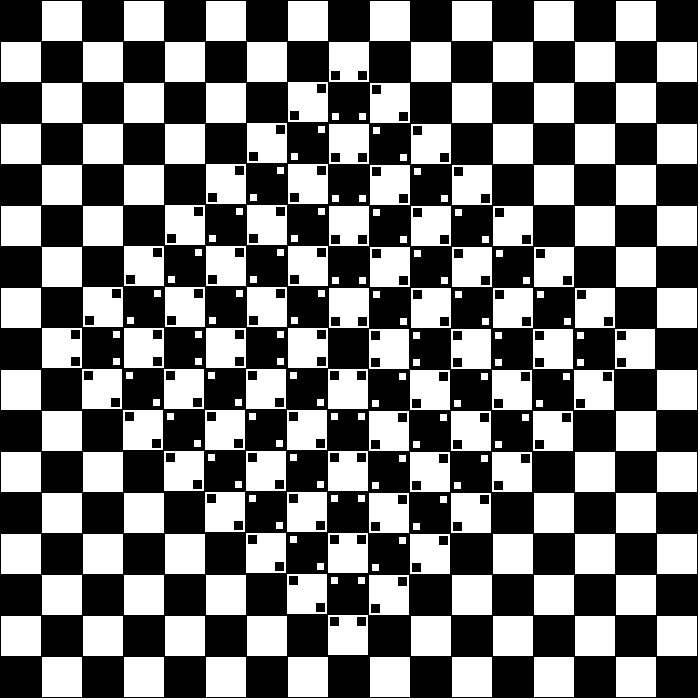
Frame 1 (no input)
Frame 60 (the mouse pressed at the canvas centre just before this capture): identical to frame 1, image omitted
Frame 120 (the mouse held since frame 60 and released just before this capture): identical to frame 1, image omitted

The Processing sketch that drew this single still picture (run headless with seeded random() and noise(); from frame 60 on, the mouse is pressed at the canvas centre):

// Processing sketch: chess
// ── chess.pde
PShape black, white, w_center, b_center, lr_black, ll_black, ll0_black, lr_white, ll_white, ll0_white, b_black, b_white;
int n = 17, n_2 = int(n/2), size = 700/n, size_2 = size/2;

void setup() {
  size(700, 700);
  color c_white = color(255, 255, 255);
  background(255, 255, 255);
  black = createShape(GROUP);
  white = createShape(GROUP);
  w_center = createShape(GROUP);
  b_center = createShape(GROUP);

  b_black = createShape(RECT, 0, 0, size, size);
  b_black.setFill(1);
  b_white = createShape(RECT, 0, 0, size, size);
  b_white.setFill(c_white);
  ll_black = createShape(RECT, 2*size/25, 2*size/25, size/5, size/5);
  ll_black.setFill(1);
  ll0_black = createShape(RECT, 2*size/25, size - (size/5 + 2*size/25), size/5, size/5);
  ll0_black.setFill(1);
  ll_white = createShape(RECT, 2*size/25, 2*size/25, size/5, size/5);
  ll_white.setFill(c_white);
  ll0_white = createShape(RECT, size - (size/5 + 2*size/25), 2*size/25, size/5, size/5);
  ll0_white.setFill(c_white);
  lr_black = createShape(RECT, size - (size/5 + 2*size/25), size - (size/5 + 2*size/25), size/5, size/5);
  lr_black.setFill(1);
  lr_white = createShape(RECT, size - (size/5 + 2*size/25), size - (size/5 + 2*size/25), size/5, size/5);
  lr_white.setFill(c_white);


  black.addChild(b_black);
  black.addChild(ll_white);
  black.addChild(lr_white);
  white.addChild(b_white);
  white.addChild(ll_black);
  white.addChild(lr_black);
  w_center.addChild(b_white);
  w_center.addChild(ll_black);
  w_center.addChild(ll0_black);
  w_center.rotate(3*PI/2);
  w_center.translate(-size,0);
  b_center.addChild(b_black);
  b_center.addChild(ll_white);
  b_center.addChild(ll0_white);
  b_center.rotate(PI);
  b_center.translate(-size, -size);
}

void draw() {
  for (int i = 0; i<n; i++) {
    for (int j = 0; j<n; j++) {
      if ((i+j)% 2 == 0) {
        shape(b_black, i*size, j*size);
      } else {
        shape(b_white, i*size, j*size);
      }
    }
  }


  translate(size*n/2, size*n/2);
  for (int l = 0; l < 4; l++) {
    shape(w_center, -size_2, -(size+size_2));

    for (int i=-2; i > -n_2; i--) {
      int aux = i;
      for (int j = 0; j < n_2-1 && aux < 0; j++) {

        if (i % 2 == 0) {
          shape(black, -size_2 + size*j, -size_2 + size*aux++ );
        } else {
          shape(white, -size_2 + size*j, -size_2 + size*aux++ );
        }
      }
    }    
    //Holi ya esta arriba :v
    /*for(int k = 0; k < 5; k++){
     for(int j = 0; j < k ; j++ ){
     shape(black, size_2+ size*(k-j-1), size_2+size*j);
     }
     }*/
   rotate(PI/2);
  }
  
  
  for(int j= 0; j<4;j++){
    for(int i = -1; i >-n_2; i--){
      if(i % 2 == 0){
        shape(b_center, -size_2, -size_2 + size*i);
      }else{
        shape(w_center, -size_2, -size_2 + size*i);
      }
    }
  rotate(PI/2);
  }
}
